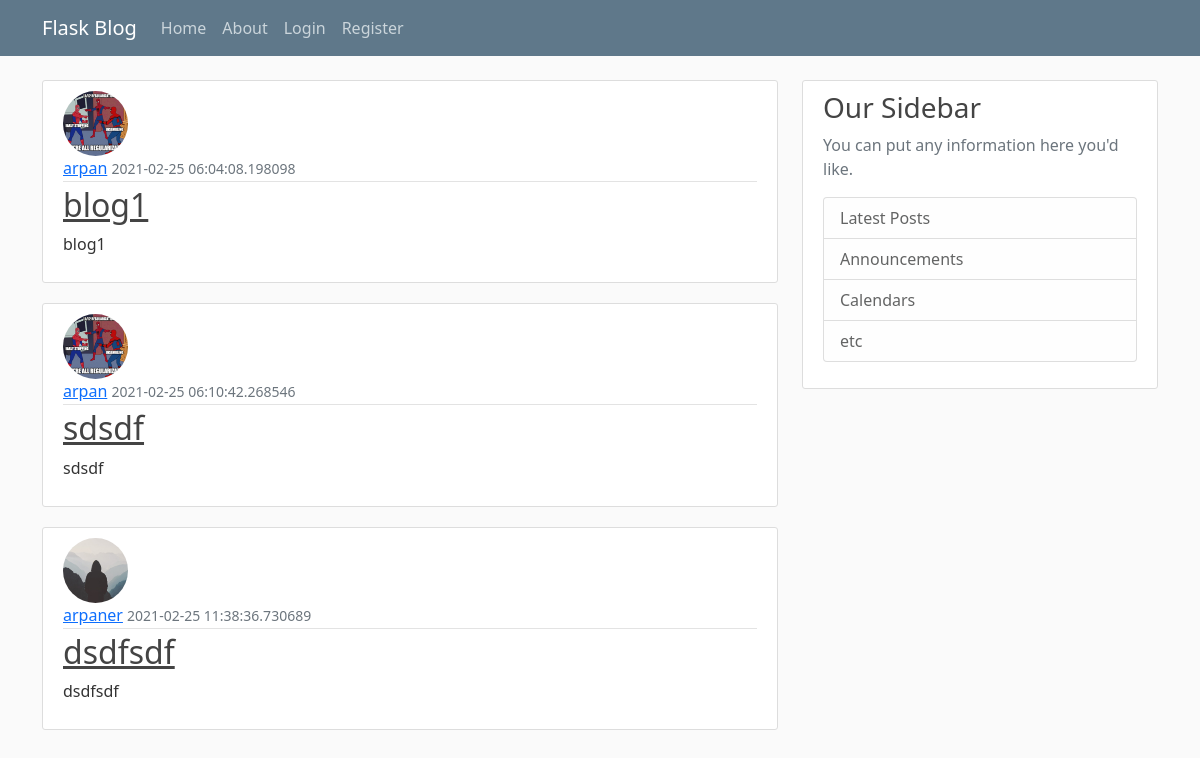
The page /home on the database its author committed.
### blog/models.py (models this page shows, shortened)
class Post(db.Model):
    id = db.Column(db.Integer,primary_key=True)
    title = db.Column(db.String(120),nullable=False)
    date_posted = db.Column(db.DateTime,nullable=False,default=datetime.utcnow)
    content = db.Column(db.Text,nullable=False)
    user_id = db.Column(db.Integer,db.ForeignKey('user.id'),nullable=False)

class User(db.Model,UserMixin):
    id = db.Column(db.Integer,primary_key=True)
    username = db.Column(db.String(20),unique=True,nullable=False)
    email = db.Column(db.String(120),unique=True,nullable=False)
    image_file = db.Column(db.String(20),nullable=False,default="default.jpg")
    password = db.Column(db.String(60),nullable=False)
    posts = db.RelationshipProperty('Post',backref='author',lazy=True)

### blog/main/routes.py (the view)
@main.route("/")
@main.route("/home")
def home():
    posts = Post.query.all()
    return render_template("home.html", posts=posts)

### blog/templates/home.html
{% extends "layout.html" %}
{% block content %}
    {% for post in posts %}
        <article class="media content-section">
            <img class="rounded-circle article-img" src=" {{ url_for('static',filename='/profile_pic/'+ post.author.image_file)}} ">
  <div class="media-body">
    <div class="article-metadata">
      <a class="mr-2">{{ post.author.username }}</a>
      <small class="text-muted">{{ post.date_posted }}</small>
    </div>
    <h2><a class="article-title" href="{{url_for('posts.post',post_id=post.id)}}">{{ post.title }}</a></h2>
    <p class="article-content">{{ post.content }}</p>
  </div>
</article>
    {% endfor %}
{% endblock content %}

### blog/templates/layout.html (shortened to what this page needs)
<!DOCTYPE html>
<html lang="en">
<head>
        <link href="https://cdn.jsdelivr.net/npm/bootstrap@5.0.0-beta2/dist/css/bootstrap.min.css" rel="stylesheet">
        <link rel="stylesheet" type="text/css" href=" {{url_for('static',filename='main.css')}}">
</head>
<body>
<header class="site-header">
  <nav class="navbar navbar-expand-md navbar-dark bg-steel fixed-top">
    <div class="container">
      <a class="navbar-brand mr-4" href="/">Flask Blog</a>
      <div class="collapse navbar-collapse" id="navbarToggle">
        <div class="navbar-nav mr-auto">
          <a class="nav-item nav-link" href="/">Home</a>
          <a class="nav-item nav-link" href="/about">About</a>
        </div>
        <div class="navbar-nav">
            {% if current_user.is_authenticated %}
                <a class="nav-item nav-link" href={{url_for("posts.create_posts")}}>Posts</a>
                <a class="nav-item nav-link" href={{url_for("users.account")}}>Account</a>
                <a class="nav-item nav-link" href={{url_for("users.logout")}}>Logout</a>
        {% else %}
          <a class="nav-item nav-link" href="/login">Login</a>
          <a class="nav-item nav-link" href="/register">Register</a>
        {% endif %}
        </div>
      </div>
    </div>
  </nav>
</header>
<main role="main" class="container">
  <div class="row">
    <div class="col-md-8">
   {% block content %}{% endblock %}
    </div>
    <div class="col-md-4">
      <div class="content-section">
        <h3>Our Sidebar</h3>
        <p class='text-muted'>You can put any information here you'd like.
          <ul class="list-group">
            <li class="list-group-item list-group-item-light">Latest Posts</li>
            <li class="list-group-item list-group-item-light">Announcements</li>
            <li class="list-group-item list-group-item-light">Calendars</li>
            <li class="list-group-item list-group-item-light">etc</li>
          </ul>
        </p>
      </div>
    </div>
  </div>
</main>
</body>
</html>

### blog/static/main.css (style rules this page uses)
body { background: #fafafa; color: #333333; margin-top: 5rem; }
h1, h2, h3, h4, h5, h6 { color: #444444; }
.bg-steel { background-color: #5f788a; }
.site-header .navbar-nav .nav-link { color: #cbd5db; }
.content-section { background: #ffffff; padding: 10px 20px; border: 1px solid #dddddd; border-radius: 3px; margin-bottom: 20px; }
.article-title { color: #444444; }
.article-content { white-space: pre-line; }
.article-img { height: 65px; width: 65px; margin-right: 16px; }
.article-metadata { padding-bottom: 1px; margin-bottom: 4px; border-bottom: 1px solid #e3e3e3 }

### rows shown on the page
Post: image_file (picture), author.username "arpan", date_posted "2021-02-25 06:04:08.198098", title "blog1", content "blog1"
Post: image_file (picture), author.username "arpan", date_posted "2021-02-25 06:10:42.268546", title "sdsdf", content "sdsdf"
Post: image_file (placeholder picture), author.username "arpaner", date_posted "2021-02-25 11:38:36.730689", title "dsdfsdf", content "dsdfsdf"
